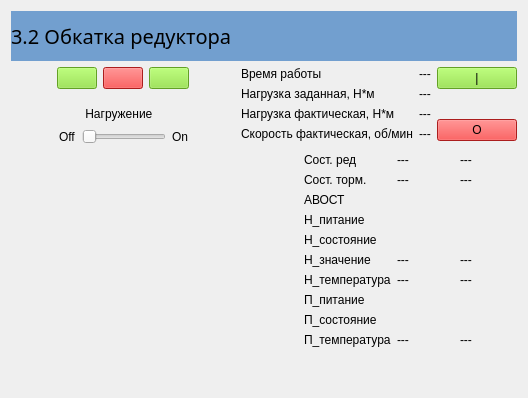
      <widget class="QWidget" name="page32">
       <layout class="QGridLayout" name="gridLayout_37">
        <item row="0" column="2" colspan="2">
         <widget class="QLabel" name="label_135">
          <property name="minimumSize">
           <size>
            <width>0</width>
            <height>50</height>
           </size>
          </property>
          <property name="maximumSize">
           <size>
            <width>16777215</width>
            <height>50</height>
           </size>
          </property>
          <property name="styleSheet">
           <string notr="true">background-color: rgb(114, 159, 207);
font: 15pt bold;</string>
          </property>
          <property name="text">
           <string>3.2 Обкатка редуктора</string>
          </property>
         </widget>
        </item>
        <item row="1" column="3" rowspan="9">
         <layout class="QGridLayout" name="gridLayout_34">
          <item row="0" column="0">
           <layout class="QGridLayout" name="gridLayout_35">
            <item row="2" column="0">
             <widget class="QLabel" name="label_128">
              <property name="text">
               <string>Нагрузка фактическая, Н*м</string>
              </property>
             </widget>
            </item>
            <item row="1" column="0">
             <widget class="QLabel" name="label_127">
              <property name="text">
               <string>Нагрузка заданная, Н*м</string>
              </property>
             </widget>
            </item>
            <item row="0" column="0">
             <widget class="QLabel" name="label_126">
              <property name="text">
               <string>Время работы</string>
              </property>
             </widget>
            </item>
            <item row="3" column="0">
             <widget class="QLabel" name="label_129">
              <property name="text">
               <string>Скорость фактическая, об/мин</string>
              </property>
             </widget>
            </item>
            <item row="0" column="1">
             <widget class="QLabel" name="label_82">
              <property name="text">
               <string>---</string>
              </property>
             </widget>
            </item>
            <item row="1" column="1">
             <widget class="QLabel" name="label_138">
              <property name="text">
               <string>---</string>
              </property>
             </widget>
            </item>
            <item row="2" column="1">
             <widget class="QLabel" name="label_139">
              <property name="text">
               <string>---</string>
              </property>
             </widget>
            </item>
            <item row="3" column="1">
             <widget class="QLabel" name="label_140">
              <property name="text">
               <string>---</string>
              </property>
             </widget>
            </item>
           </layout>
          </item>
          <item row="0" column="1">
           <layout class="QGridLayout" name="gridLayout_36">
            <item row="1" column="1">
             <widget class="LED" name="ledPos_Is_On32"/>
            </item>
            <item row="1" column="0">
             <widget class="LED" name="ledLoad_Is_On32"/>
            </item>
            <item row="0" column="0" colspan="2">
             <widget class="PushButton" name="pushbutton_18">
              <property name="styleSheet">
               <string notr="true">background-color: rgb(138, 226, 52);</string>
              </property>
              <property name="text">
               <string>|</string>
              </property>
             </widget>
            </item>
            <item row="2" column="0" colspan="2">
             <widget class="PushButton" name="pushbutton_19">
              <property name="styleSheet">
               <string notr="true">background-color: rgb(239, 41, 41);</string>
              </property>
              <property name="text">
               <string>O</string>
              </property>
             </widget>
            </item>
           </layout>
          </item>
          <item row="1" column="0" colspan="2">
           <layout class="QGridLayout" name="gridLayout_29">
            <item row="3" column="0">
             <widget class="LED" name="ledEstop_Ext32">
              <property name="currentstate" stdset="0">
               <bool>true</bool>
              </property>
             </widget>
            </item>
            <item row="9" column="0">
             <widget class="LED" name="ledPos_Alarm32"/>
            </item>
            <item row="11" column="0" colspan="2">
             <spacer name="verticalSpacer_9">
              <property name="orientation">
               <enum>Qt::Vertical</enum>
              </property>
              <property name="sizeHint" stdset="0">
               <size>
                <width>20</width>
                <height>40</height>
               </size>
              </property>
             </spacer>
            </item>
            <item row="4" column="0">
             <widget class="LED" name="ledLoad_Is_On2_32"/>
            </item>
            <item row="10" column="1">
             <widget class="QLabel" name="label_119">
              <property name="text">
               <string>П_температура</string>
              </property>
             </widget>
            </item>
            <item row="2" column="0">
             <widget class="LED" name="ledBraketorque_Error32"/>
            </item>
            <item row="5" column="0">
             <widget class="LED" name="ledLoad_Alarm32"/>
            </item>
            <item row="6" column="0">
             <widget class="LED" name="ledLoad_Error32"/>
            </item>
            <item row="2" column="1">
             <widget class="QLabel" name="label_117">
              <property name="text">
               <string>Сост. торм.</string>
              </property>
             </widget>
            </item>
            <item row="3" column="1">
             <widget class="QLabel" name="label_124">
              <property name="text">
               <string>АВОСТ</string>
              </property>
             </widget>
            </item>
            <item row="4" column="1">
             <widget class="QLabel" name="label_114">
              <property name="text">
               <string>Н_питание</string>
              </property>
             </widget>
            </item>
            <item row="7" column="0">
             <widget class="LED" name="ledLoad_Overheat32"/>
            </item>
            <item row="8" column="1">
             <widget class="QLabel" name="label_123">
              <property name="text">
               <string>П_питание</string>
              </property>
             </widget>
            </item>
            <item row="7" column="1">
             <widget class="QLabel" name="label_118">
              <property name="text">
               <string>Н_температура</string>
              </property>
             </widget>
            </item>
            <item row="10" column="0">
             <widget class="LED" name="ledPos_Overheat32"/>
            </item>
            <item row="5" column="1">
             <widget class="QLabel" name="label_120">
              <property name="text">
               <string>Н_состояние</string>
              </property>
             </widget>
            </item>
            <item row="8" column="0">
             <widget class="LED" name="ledPos_Is_On_2_32"/>
            </item>
            <item row="1" column="1">
             <widget class="QLabel" name="label_115">
              <property name="text">
               <string>Сост. ред</string>
              </property>
             </widget>
            </item>
            <item row="6" column="1">
             <widget class="QLabel" name="label_100">
              <property name="text">
               <string>Н_значение</string>
              </property>
             </widget>
            </item>
            <item row="9" column="1">
             <widget class="QLabel" name="label_122">
              <property name="text">
               <string>П_состояние</string>
              </property>
             </widget>
            </item>
            <item row="1" column="0">
             <widget class="LED" name="ledGeartorque_Error32">
              <property name="color">
               <color>
                <red>255</red>
                <green>0</green>
                <blue>0</blue>
               </color>
              </property>
              <property name="off_color" stdset="0">
               <color>
                <red>255</red>
                <green>0</green>
                <blue>0</blue>
               </color>
              </property>
              <property name="currentstate" stdset="0">
               <bool>true</bool>
              </property>
              <property name="flashing" stdset="0">
               <bool>false</bool>
              </property>
             </widget>
            </item>
            <item row="1" column="2">
             <widget class="QLabel" name="label_141">
              <property name="text">
               <string>---</string>
              </property>
             </widget>
            </item>
            <item row="1" column="3">
             <widget class="QLabel" name="label_142">
              <property name="text">
               <string>---</string>
              </property>
             </widget>
            </item>
            <item row="0" column="0" colspan="4">
             <widget class="LED" name="ledEnable32">
              <property name="diameter">
               <number>100</number>
              </property>
             </widget>
            </item>
            <item row="2" column="2">
             <widget class="QLabel" name="label_143">
              <property name="text">
               <string>---</string>
              </property>
             </widget>
            </item>
            <item row="2" column="3">
             <widget class="QLabel" name="label_144">
              <property name="text">
               <string>---</string>
              </property>
             </widget>
            </item>
            <item row="6" column="2">
             <widget class="QLabel" name="label_145">
              <property name="text">
               <string>---</string>
              </property>
             </widget>
            </item>
            <item row="7" column="2">
             <widget class="QLabel" name="label_146">
              <property name="text">
               <string>---</string>
              </property>
             </widget>
            </item>
            <item row="6" column="3">
             <widget class="QLabel" name="label_147">
              <property name="text">
               <string>---</string>
              </property>
             </widget>
            </item>
            <item row="7" column="3">
             <widget class="QLabel" name="label_148">
              <property name="text">
               <string>---</string>
              </property>
             </widget>
            </item>
            <item row="10" column="3">
             <widget class="QLabel" name="label_149">
              <property name="text">
               <string>---</string>
              </property>
             </widget>
            </item>
            <item row="10" column="2">
             <widget class="QLabel" name="label_150">
              <property name="text">
               <string>---</string>
              </property>
             </widget>
            </item>
           </layout>
          </item>
         </layout>
        </item>
        <item row="1" column="2">
         <layout class="QHBoxLayout" name="horizontalLayout_14">
          <item>
           <spacer name="horizontalSpacer_24">
            <property name="orientation">
             <enum>Qt::Horizontal</enum>
            </property>
            <property name="sizeHint" stdset="0">
             <size>
              <width>40</width>
              <height>20</height>
             </size>
            </property>
           </spacer>
          </item>
          <item>
           <widget class="LED" name="ledIs_Running_Ccw32"/>
          </item>
          <item>
           <widget class="PushButton" name="pushbutton_15">
            <property name="styleSheet">
             <string notr="true">background-color: rgb(138, 226, 52);</string>
            </property>
            <property name="icon">
             <iconset resource="resources/BallScrewPanel.qrc">
              <normaloff>:/images/circular-arrow-left.png</normaloff>:/images/circular-arrow-left.png</iconset>
            </property>
            <property name="iconSize">
             <size>
              <width>36</width>
              <height>36</height>
             </size>
            </property>
           </widget>
          </item>
          <item>
           <widget class="PushButton" name="pushbutton_16">
            <property name="styleSheet">
             <string notr="true">background-color: rgb(239, 41, 41);</string>
            </property>
            <property name="icon">
             <iconset resource="resources/BallScrewPanel.qrc">
              <normaloff>:/images/stop.png</normaloff>:/images/stop.png</iconset>
            </property>
            <property name="iconSize">
             <size>
              <width>36</width>
              <height>36</height>
             </size>
            </property>
           </widget>
          </item>
          <item>
           <widget class="PushButton" name="pushbutton_17">
            <property name="styleSheet">
             <string notr="true">background-color: rgb(138, 226, 52);</string>
            </property>
            <property name="text">
             <string/>
            </property>
            <property name="icon">
             <iconset resource="resources/BallScrewPanel.qrc">
              <normaloff>:/images/circular-arrow-right.png</normaloff>:/images/circular-arrow-right.png</iconset>
            </property>
            <property name="iconSize">
             <size>
              <width>36</width>
              <height>36</height>
             </size>
            </property>
           </widget>
          </item>
          <item>
           <widget class="LED" name="ledIs_Running_Cw32"/>
          </item>
          <item>
           <spacer name="horizontalSpacer_25">
            <property name="orientation">
             <enum>Qt::Horizontal</enum>
            </property>
            <property name="sizeHint" stdset="0">
             <size>
              <width>40</width>
              <height>20</height>
             </size>
            </property>
           </spacer>
          </item>
         </layout>
        </item>
        <item row="4" column="2">
         <layout class="QGridLayout" name="gridLayout_38">
          <item row="1" column="2">
           <widget class="Slider" name="slider">
            <property name="sizePolicy">
             <sizepolicy hsizetype="Minimum" vsizetype="Fixed">
              <horstretch>0</horstretch>
              <verstretch>0</verstretch>
             </sizepolicy>
            </property>
            <property name="maximum">
             <number>100</number>
            </property>
            <property name="orientation">
             <enum>Qt::Horizontal</enum>
            </property>
           </widget>
          </item>
          <item row="0" column="2">
           <widget class="QLabel" name="label_121">
            <property name="text">
             <string> Нагружение</string>
            </property>
           </widget>
          </item>
          <item row="1" column="0">
           <spacer name="horizontalSpacer_26">
            <property name="orientation">
             <enum>Qt::Horizontal</enum>
            </property>
            <property name="sizeHint" stdset="0">
             <size>
              <width>40</width>
              <height>20</height>
             </size>
            </property>
           </spacer>
          </item>
          <item row="1" column="3">
           <widget class="QLabel" name="label_125">
            <property name="text">
             <string>On</string>
            </property>
           </widget>
          </item>
          <item row="1" column="1">
           <widget class="QLabel" name="label_116">
            <property name="text">
             <string>Off</string>
            </property>
           </widget>
          </item>
          <item row="1" column="4">
           <spacer name="horizontalSpacer_27">
            <property name="orientation">
             <enum>Qt::Horizontal</enum>
            </property>
            <property name="sizeHint" stdset="0">
             <size>
              <width>40</width>
              <height>20</height>
             </size>
            </property>
           </spacer>
          </item>
         </layout>
        </item>
        <item row="9" column="2">
         <widget class="PlotWidget" name="widget_4" native="true">
          <property name="sizePolicy">
           <sizepolicy hsizetype="Expanding" vsizetype="Expanding">
            <horstretch>0</horstretch>
            <verstretch>0</verstretch>
           </sizepolicy>
          </property>
         </widget>
        </item>
       </layout>
      </widget>
